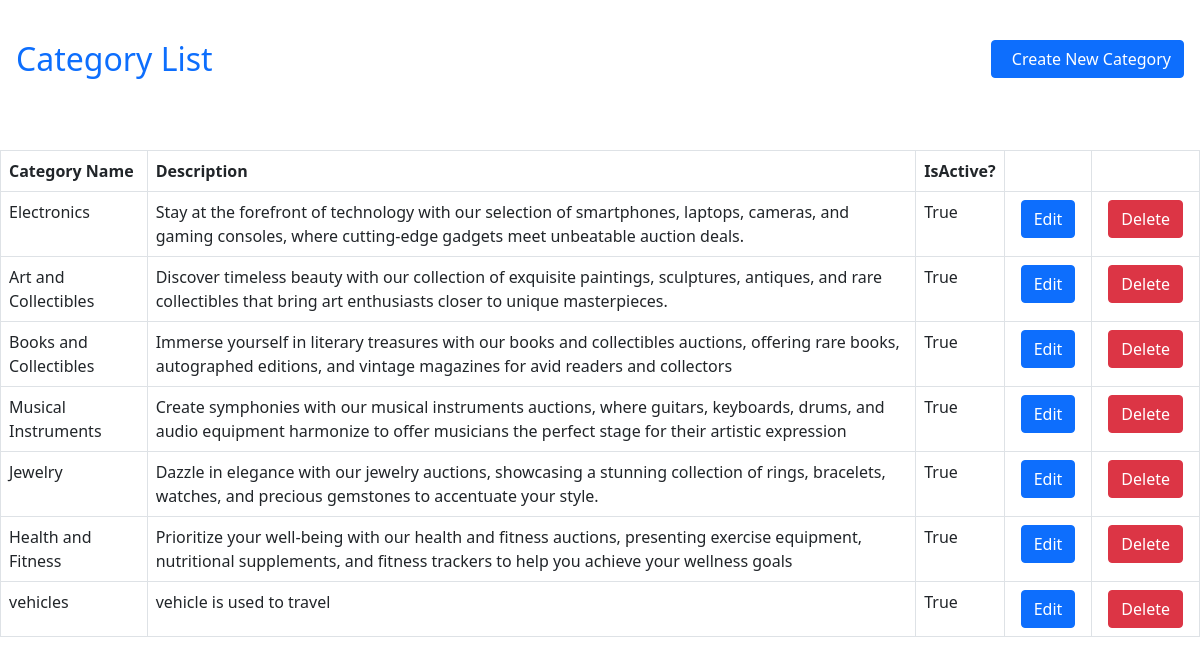
The page /categories/ (signed in) on the database its author committed.
### main_app/models.py (models this page shows, shortened)
class Category(models.Model):
    IS_ACTIVE_CHOICES = (
    (True, 'Active'),
    (False, 'Inactive'),
    )
    name = models.CharField(max_length=255)
    description = models.TextField()
    is_active = models.BooleanField(choices=IS_ACTIVE_CHOICES,default=True)
    created = models.DateTimeField(auto_now_add=True)
    updated = models.DateTimeField(auto_now=True)
    class Meta:
        verbose_name_plural = 'Categories'

### main_app/views.py (the view)
# urls.py: path('categories/',views.category_list,name="category-list"),
@login_required
@seller_required
def category_list(request):
    category_list = Category.objects.all()
    context = {'category_list':category_list}
    return render(request,'main_app/category/category_list.html',context)

### main_app/context_processor.py (called while the page is built, shortened)
def categories(request):
    return{
        'categories':Category.objects.all(),
    }

def get_detail(request):
    if request.user.is_authenticated:
        user = request.user
        user_id = request.user.id
        try:
            order = FinalOrder.objects.get(user=request.user)
        except FinalOrder.DoesNotExist:
            order = None  # or any other default value you want to set
        orders = get_orders_for_user(user_id)
        collateral = calculate_collateral(user,user_id, orders)
        return {'win_auction': orders, 'collateral': collateral, 'order': order}
    else:
        return {"none": 'none'}

def get_orders_for_user(user_id):
    orders = Order.objects.filter(user=user_id)
    return orders

def calculate_collateral(user,user_id, orders):
    try:
        current_bids = get_highest_bid(user)
        order = FinalOrder.objects.get(user=user_id,payment_status='pending')
    except FinalOrder.DoesNotExist:
        order = None
    user = UserBase.objects.get(id=user_id)
    total_price = sum(order.total_amount for order in orders)
    if order:
        collateral = (user.collateral * 5) - total_price - current_bids
    else:
        collateral = (user.collateral * 5)-current_bids
    return collateral

def get_highest_bid(user_id):
    auctions = Auction.objects.all()
    highest_bids = Decimal(0.0)
    user = user_id
    for auction in auctions:
        max_bid_value = None
        for bid in user.bids.filter(auction_id=auction.id):
            if max_bid_value is None or bid.bid_value > max_bid_value:
                max_bid_value = bid.bid_value
        if max_bid_value is not None:
            highest_bids += max_bid_value
    return highest_bids

### templates/main_app/category/category_list.html (shortened to what this page needs)
{% extends "base.html" %}
{% block content %}
<div class="conatiner p-3">
    <div class="row pt-4">
        <div class="col-6">
            <h2 class="text-primary">Category List</h2>
        </div>
        <div class="col-6 text-end">
            <a href="{% url 'category-create' %}" class="btn btn-primary"> &nbsp; Create New Category</a>
        </div>
    </div>
</div>
<br />
<br />
<table class="table table-bordered table-stripped" style="width:100%">
    <thead>
        <tr>
            <th>
                Category Name
            </th>
            <th>
                Description
            </th>
            <th>
                IsActive?
            </th>
            <th>
            </th>
            <th>
            </th>
        </tr>
    </thead>
    <tbody>
       {% for category in category_list%}
           <tr>
               <td>
                  {{category.name}}
               </td>
               <td>
                  {{category.description}}
               </td>
               <td>
                   {{category.is_active}}
               </td>
               <td>
                   <div class="w-100 btn-group">
                           <a href = "{% url 'category-update' category.id %}" class="btn btn-primary mx-2 ">Edit</a>
                   </div>
               </td>
                <td>
                    <div class="w-100 btn-group">
                        <button class="btn btn-danger mx-2" onclick="confirmDelete({{ category.id }})">
                             Delete
                        </button>
                    </div>
                </td>
           </tr>
        {% endfor %}
    </tbody>
</table>
{% endblock %}

### rows shown on the page
Category: name "Electronics", description "Stay at the forefront of technology with our selection of smartphones, laptops, cameras, and gaming consoles, where cutting-edge gadgets meet unbeatable auction deals.", is_active "True"
Category: name "Art and Collectibles", description "Discover timeless beauty with our collection of exquisite paintings, sculptures, antiques, and rare collectibles that bring art enthusiasts closer to unique masterpieces.", is_active "True"
Category: name "Books and Collectibles", description "Immerse yourself in literary treasures with our books and collectibles auctions, offering rare books, autographed editions, and vintage magazines for avid readers and collectors", is_active "True"
Category: name "Musical Instruments", description "Create symphonies with our musical instruments auctions, where guitars, keyboards, drums, and audio equipment harmonize to offer musicians the perfect stage for their artistic expression", is_active "True"
Category: name "Jewelry", description "Dazzle in elegance with our jewelry auctions, showcasing a stunning collection of rings, bracelets, watches, and precious gemstones to accentuate your style.", is_active "True"
Category: name "Health and Fitness", description "Prioritize your well-being with our health and fitness auctions, presenting exercise equipment, nutritional supplements, and fitness trackers to help you achieve your wellness goals", is_active "True"
Category: name "vehicles", description "vehicle is used to travel", is_active "True"
